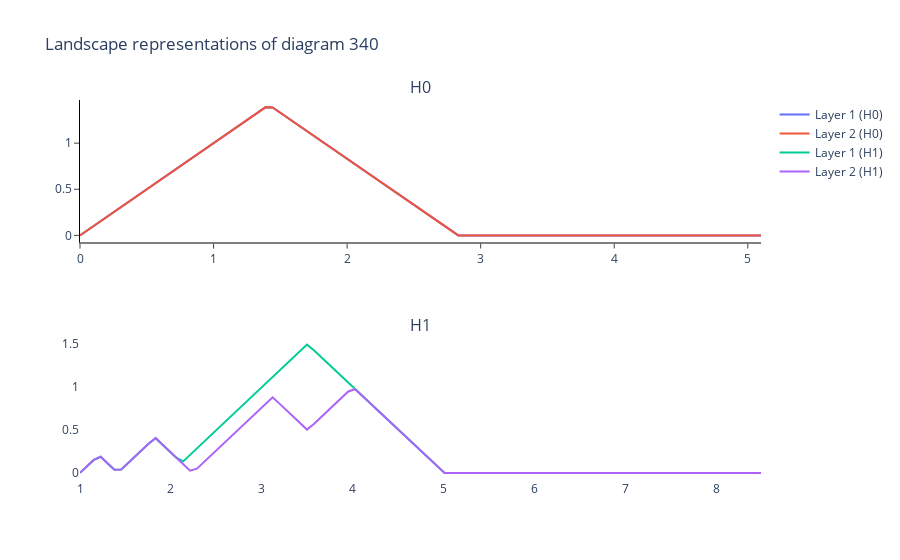

The notebook cell this image was saved under:
### Code cell
#linear regression first layer flip
PL = PersistenceLandscape(n_layers=2,n_bins=100)
xflipbins = PL.fit_transform(PtCloudPers1)
PL.plot(xflipbins,340)
